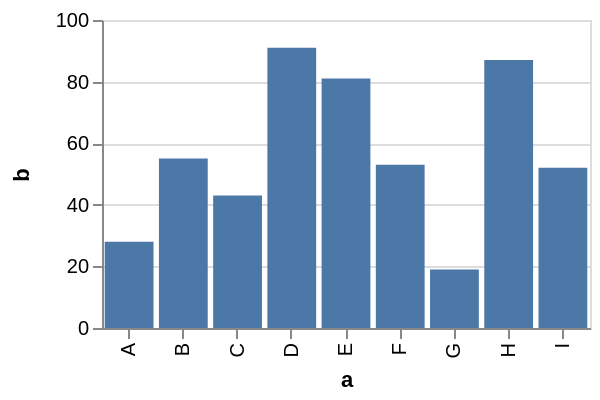

Write the Vega-Lite specification saved for this chart.
### Vega specification from a JSON file in a GitHub repository (floating-point values rounded to 4 significant figures)
{"$schema": "https://vega.github.io/schema/vega/v3.0.json", "description": "A simple bar chart with embedded data that fits exactly into 300px width.", "autosize": {"type": "fit", "contains": "padding"}, "padding": 5, "width": 300, "height": 200, "style": "cell", "data": [{"name": "source_0", "values": [{"a": "A", "b": 28}, {"a": "B", "b": 55}, {"a": "C", "b": 43}, {"a": "D", "b": 91}, {"a": "E", "b": 81}, {"a": "F", "b": 53}, {"a": "G", "b": 19}, {"a": "H", "b": 87}, {"a": "I", "b": 52}]}, {"name": "data_0", "source": "source_0", "transform": [{"type": "formula", "expr": "toNumber(datum[\"b\"])", "as": "b"}, {"type": "filter", "expr": "datum[\"b\"] !== null && !isNaN(datum[\"b\"])"}]}], "marks": [{"name": "marks", "type": "rect", "style": ["bar"], "from": {"data": "data_0"}, "encode": {"update": {"x": {"scale": "x", "field": "a"}, "width": {"scale": "x", "band": true}, "y": {"scale": "y", "field": "b"}, "y2": {"scale": "y", "value": 0}, "fill": {"value": "#4c78a8"}}}}], "scales": [{"name": "x", "type": "band", "domain": {"data": "data_0", "field": "a", "sort": true}, "range": [0, {"signal": "width"}], "paddingInner": 0.1, "paddingOuter": 0.05}, {"name": "y", "type": "linear", "domain": {"data": "data_0", "field": "b"}, "range": [{"signal": "height"}, 0], "nice": true, "zero": true}], "axes": [{"scale": "x", "orient": "bottom", "labelOverlap": true, "title": "a", "zindex": 1, "encode": {"labels": {"update": {"angle": {"value": 270}, "align": {"value": "right"}, "baseline": {"value": "middle"}}}}}, {"scale": "y", "orient": "left", "labelOverlap": true, "tickCount": {"signal": "ceil(height/40)"}, "title": "b", "zindex": 1}, {"scale": "y", "orient": "left", "domain": false, "grid": true, "labels": false, "maxExtent": 0, "minExtent": 0, "tickCount": {"signal": "ceil(height/40)"}, "ticks": false, "zindex": 0, "gridScale": "x"}], "config": {"axis": {"titlePadding": 5}, "axisY": {"minExtent": 30}}}
